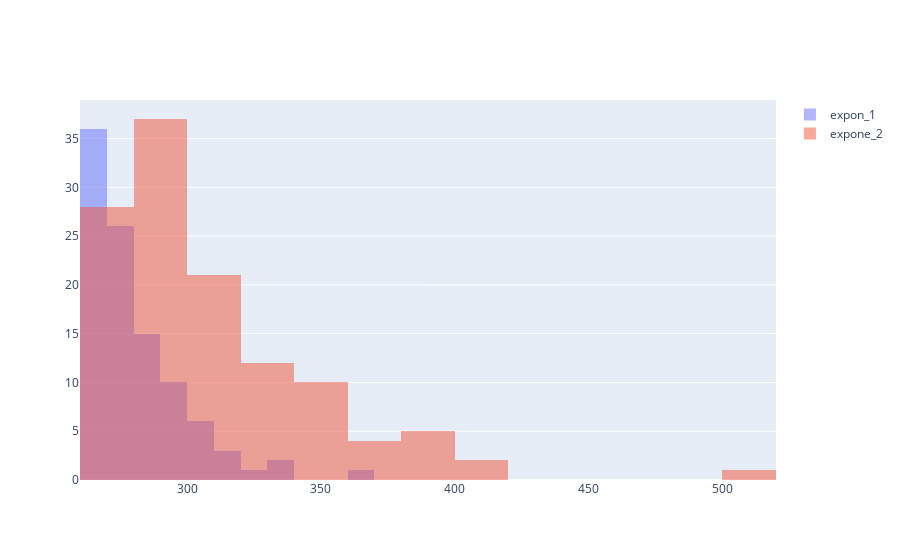

The notebook cell saved with this chart:
### Code cell
fig = go.Figure()
fig.add_trace(go.Histogram(x=expon_1, name='expon_1'))
fig.add_trace(go.Histogram(x=expon_2, name='expone_2'))

# Overlay both histograms
fig.update_layout(barmode='overlay')
# Reduce opacity to see both histograms
fig.update_traces(opacity=0.5)
fig.show()
